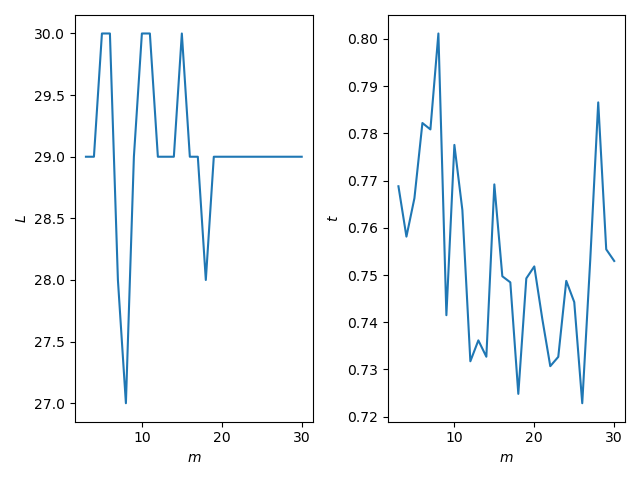

Write the Python code that produced this figure.
'''
HW 14-3: L-BFGS Quasi-Newton Algorithm
'''
import numpy as np
import matplotlib.pyplot as plt
import time


class F:
    def __init__(self, a=1):
        self.pstar = 0
        self.a = a

    def f(self, x):
        xc = x.reshape(-1, 2).copy()
        return np.sum(self.a * (xc[:,1] - xc[:,0] ** 2) ** 2 + (1 - xc[:,0]) ** 2)

    def df(self, x):
        xc = x.reshape(-1, 2).copy()
        xc1 = 2 * self.a * (xc[:,1] - xc[:,0] ** 2)
        xc0 = 4 * self.a * (xc[:,0] ** 2 - xc[:,1]) * xc[:,0] + 2 * (xc[:,0] - 1)
        xc[:,0] = xc0
        xc[:,1] = xc1
        return xc.reshape(-1)


class Memory:
    def __init__(self, m):
        self.m = m
        self.memory = [None for i in range(m)]

    def __getitem__(self, i):
        return self.memory[i % self.m]

    def __setitem__(self, i, v):
        self.memory[i % self.m] = v


class LBFGS:
    def __init__(self):
        pass

    def _lsearch(self, d, f, g, c1=0.25, c2=0.75):
        tmin, tmax, t = 0, 1, 0.5

        # 二分搜索
        while tmax - tmin:
            x1 = self.x + t * d
            if self.f(x1) <= f + c1 * t * np.dot(g, d):
                if np.dot(self.df(x1), d) >= c2 * np.dot(g, d):
                    break
                else:
                    tmin = t
            else:
                tmax = t
            t = (tmin + tmax) / 2

        return t


    def _step(self, k):
        f = self.f(self.x)
        # print(f)
        self.fs.append(f)
        self.ts.append(time.time() - self.t0)

        # 收敛准则
        g = self.df(self.x)
        if np.dot(g, g) < self.eta2:
            return False

        # 选择 H_k^0
        if k == 0:
            H0 = self.H0
        else:
            dg = g - self.g
            self.dg[k - 1] = dg
            dxdg = np.dot(self.dx[k - 1], dg)
            self.rho[k - 1] = 1 / dxdg
            gamma = dxdg / np.dot(dg, dg)
            H0 = gamma * np.eye(self.n)
        
        # 第一循环：计算 q
        q = g.copy()
        for i in range(k - 1, max(0, k-self.m) - 1, -1):
            alpha = self.rho[i] * np.dot(self.dx[i], q)
            self.alphas[i] = alpha
            q -= alpha * self.dg[i]
        
        # 第二循环：计算 p
        p = H0 @ q
        for i in range(max(0, k-self.m), k):
            beta = self.rho[i] * np.dot(self.dg[i], p)
            p += (self.alphas[i] - beta) * self.dx[i]

        # 更新
        d = -p
        t = self._lsearch(d, f, g, 0.25, 0.75)
        self.x += t * d
        self.dx[k] = t * d
        self.g = g.copy()
        return True

    def opt(self, F, x0, H0, m, eta):
        self.fs = []
        self.ts = []
        self.f = F.f
        self.df = F.df
        self.pstar = F.pstar
        self.x = x0
        self.n = x0.shape[0]
        self.H0 = H0
        self.m = m
        self.eta2 = eta ** 2
        self.dx = Memory(self.m)
        self.dg = Memory(self.m)
        self.rho = Memory(self.m)
        self.alphas = Memory(self.m)
        step = 0
        flag = True
        self.t0 = time.time()
        while flag: 
            flag = self._step(k=step)
            step += 1
        self.L = len(self.fs)

    def plot_fi(self):
        plt.figure()
        plt.plot(range(self.L), np.log10(np.array(self.fs) - self.pstar))
        plt.show()

    def plot_ft(self):
        plt.figure()
        plt.plot(self.ts, np.log10(np.array(self.fs) - self.pstar))
        plt.show()

def test_F():
    ms = range(3, 31)
    l_bgfs = LBFGS()
    Ls = []
    ts = []
    for m in ms:
        print(m)
        l_bgfs.opt(
            F=F(1),
            x0=np.array([-1.] * 2000),
            H0=np.eye(2000),
            m=m,
            eta=1e-5
        )
        Ls.append(l_bgfs.L)
        ts.append(l_bgfs.ts[-1])
    fig = plt.figure()
    plt.subplot(1, 2, 1)
    ax = plt.gca()
    ax.set_xlabel("$m$")
    ax.set_ylabel("$L$")
    plt.plot(ms, Ls)
    plt.subplot(1, 2, 2)
    ax = plt.gca()
    ax.set_xlabel("$m$")
    ax.set_ylabel("$t$")
    plt.plot(ms, ts)
    fig.tight_layout()
    plt.savefig("HW14/L-BFGS.png")
    plt.show()

if __name__ == "__main__":
    test_F()